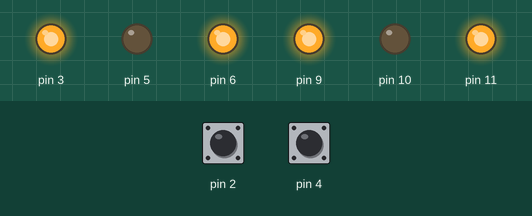
Simulated run of this sketch. Board: Arduino Uno, built with avr-gcc and run on an emulated ATmega328P. On the bench: output pins drawn as LEDs (lit = HIGH). Inputs (shaded band) come from the test bench; at power-on: pin 4 LOW, pin 2 LOW. Random numbers use the default seed unless the sketch sets one.

Above: at 1.2 s.
1.3 s: pin 4 driven HIGH
At 1.99 s:
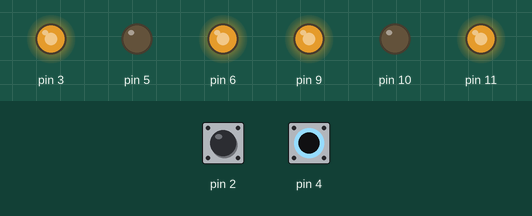
4.3 s: pin 2 driven HIGH
At 4.65 s:
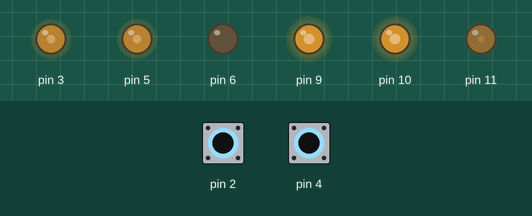
7.3 s: pin 2 pulsed LOW 5 times (0.12 s each, 0.3 s apart)
At 11.7 s:
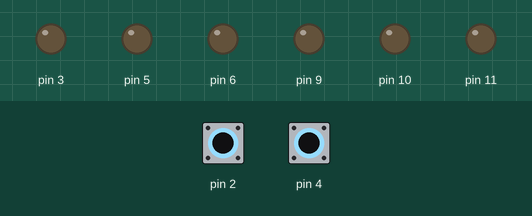
11.8 s: pin 4 pulsed LOW 5 times (0.12 s each, 0.3 s apart)
Timing chart, 0 to 24.4 s (numbered marks = the images above; inputs shaded):
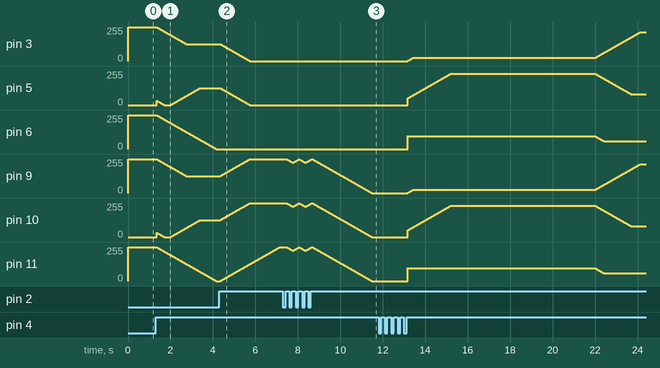

Measured:
- after the input at 1.3 s, pin 3, pin 9: moves from 255/255 to 127/255 over 1.4 s, starting after 0.05 s; pin 6, pin 11: moves from 255/255 to 0/255 over 2.8 s, starting after 0.05 s
- after the input at 4.3 s, pin 3, pin 5: moves from 127/255 to 0/255 over 1.4 s, starting after 0.05 s; pin 9, pin 10: moves from 127/255 to 255/255 over 1.4 s, starting after 0.05 s; pin 11: moves from 0/255 to 255/255 over 2.8 s, starting after 0.05 s

The sketch:

Moon.ino
```cpp
#include "clsMoon.h"

// objects
clsButton modeButton;
clsButton phaseButton;
clsMoon moon;

void setup() {
  modeButton.init(4);
  phaseButton.init(2 );
}

void loop() {
  // put your main code here, to run repeatedly:

  //process Mode Button
  modeButton.update();
  if (modeButton.wasPressed()) moon.nextMode();

  //process Sub Mode Button
  phaseButton.update();
  if (phaseButton.wasPressed()) moon.nextPhase();

  moon.update();
}
```

clsButton.cpp
```cpp
#include "clsButton.h"

clsButton::clsButton() {
}

clsButton::clsButton(byte pin) {
  init(pin);
}

void clsButton::init(byte pin) {
  debounceDelay = 50;
  this->pin = pin;
  pinMode(pin, INPUT);
  lastReading = LOW;
  update();
}
void clsButton::update() {
    // You can handle the debounce of the button directly
    // in the class, so you don't have to think about it
    // elsewhere in your code
    byte newReading = digitalRead(pin);

    // look for a change
    if (newReading != lastReading) {
      lastDebounceTime = millis();
    }

    if (millis() - lastDebounceTime > debounceDelay) {
      // Update the 'state' attribute only if debounce is checked
      state = newReading;
    }
    lastReading = newReading;
}
bool clsButton::isPressed() {
  return (state == HIGH);
}

bool clsButton::wasPressed() {
  // button changed?
  if (lastState != state) {
    lastState = state;
    if (state == HIGH) return true;
    else return false;
  }
  else return false;
}
```

clsButton.h
```cpp
#ifndef clsButton_H
#define clsButton_H

#include <Arduino.h>

class clsButton {

  public:
    // properties

    // functions
    clsButton();
    clsButton(byte pin);
    void init(byte pin);
    void update();
    bool isPressed();
    bool wasPressed();

  private:
    // properties
    byte pin;
    byte lastReading;
    unsigned long lastDebounceTime;
    unsigned long debounceDelay;
    byte state;
    byte lastState;

    // functions


};
#endif
```

clsLED.cpp
```cpp
#include "clsLED.h"

clsLED::clsLED() {

}

clsLED::clsLED(byte pin, bool analog, bool inverted) {
   init(pin, analog, inverted);
}

void clsLED::init(byte pin, bool analog, bool inverted) {
   _pin = pin;
  _analog = analog;
  _inverted = inverted;
  _nextUpdate = millis();

  pinMode(_pin, OUTPUT); // set the pin mode
  set(0, 0); // clear led
}

void clsLED::update() {

// are changing from one color to antoher?
  if (desiredBrightness != brightness) {

    long currentTime = millis();

    // is it time to change a little
    if (currentTime > _nextUpdate) {

      // change up or down
      if (desiredBrightness < brightness) brightness--;
      else if (desiredBrightness > brightness) brightness++;

      // commit this change imeadiatly
      commit();

      // set time for next update
      _nextUpdate = currentTime + _rateOfChange;
    }

  }
}

void clsLED::commit() {

  byte newBrightness = brightness;

  if (_analog) {
    // analog mode
    if (_inverted) newBrightness = 255-newBrightness;

    analogWrite(_pin, newBrightness);
  }
  else {
    // digital mode
    byte pinValue = LOW;
    if (newBrightness>0) {
      if (_inverted) pinValue = LOW;
      else pinValue = HIGH;
    }
    else {
      if (_inverted) pinValue = HIGH;
      else pinValue = LOW;
    }
    digitalWrite(_pin, pinValue);
  }
}

void clsLED::set(byte newBrightness, long rateOfChange) {
  desiredBrightness = newBrightness; // set object desiredBrightness property

  if (rateOfChange == 0) {
    brightness = desiredBrightness; // set object brightness property
    _rateOfChange = 1000; // not sure wh I did this?
    commit();
  }
  else {
    _rateOfChange = rateOfChange;
  }
}

void clsLED::randomSet(long rateOfChange) {
  desiredBrightness = random(0,255);

  if (rateOfChange == 0) {
    brightness = desiredBrightness;
    commit();
  }
  else {
    _rateOfChange = rateOfChange;
  }
}

bool clsLED::changing() {
  if (brightness == desiredBrightness) return false;
  else return true;
}
```

clsLED.h
```cpp
#ifndef clsLED_H
#define clsLED_H

#include <Arduino.h>

class clsLED {

  public:
    // properties
    byte brightness;
    byte desiredBrightness;

    // functions
    clsLED();
    clsLED(byte pin, bool analog, bool inverted);
    void init(byte pin, bool analog, bool inverted);
    void update();
    void set(byte brightness, long rateOfChange);
    void randomSet(long rateOfChange);
    bool changing();

  private:
    // properties
    byte _pin;
    byte _inverted; // LED use either a HIGH or LOW signal
    byte _analog; // auto detected

    byte _rateOfChange; // miliseconds between each step increase or descrease
    long _nextUpdate;

    // functions
    void commit();
};
#endif
```

clsMoon.cpp
```cpp
#include "clsMoon.h"

clsMoon::clsMoon() {
  init();
}

void clsMoon::init() {

  // settings
  modeRateOfChange = 5; // fade between modes. (ms per color step to new color)
  cycleRateOfChange = 10; // fade between cycles. (ms per color step to new color)

  // create a clsLED object and put the address in this objects red variable
  rgbled1.init(3, 5, 6, true);
  rgbled2.init(9, 10, 11, true);

  // init settings
  mode = 0; // start off
  lastMode = -1;
  cycle = 0; // clear cycle
  lastCycle = -1;
  cycleTime = 4 * 1000; // time to spend on each cycle. (Modes may change this)

  phase = 0; // 0-fullmoon 1-halfmoon

  nextCycleChange = millis() + 2000; // set timer to end startup mode
  set(0, 255, 0, phase, modeRateOfChange); // green moon
}

void clsMoon::update() {

  // cycle updates
  long currentTime = millis();
  if (currentTime > nextCycleChange) {
    nextCycleChange = currentTime + cycleTime;
    cycle++;
    if (cycle>1000) cycle = 0; // cycle protection
    updateDisplay(); // update display each cycle change.
  }

  // allow leds to update every cycle as needed
  rgbled1.update();
  rgbled2.update();
}

void clsMoon::updateDisplay() {

  // determine mode
  switch (mode)
  {
    case 0:
    {
      // off
      if (mode != lastMode) set(0,0,0,phase, modeRateOfChange); // set off on power up
      else {
        // this section runs when we are off

      }
      break;
    }
    case 1:
      if (cycle > 3) cycle = 0;

      if (mode != lastMode) {
        // set up for demo cycles
        cycle = 0;
        cycleTime = 10 * 1000;
        cycleRateOfChange = 10;
      }

      if (cycle==0) set(255, 255, 255, phase, cycleRateOfChange); // white moon
      else if (cycle==1) set(128, 128, 255, phase, cycleRateOfChange); // blue moon
      else if (cycle==2) set(255, 255, 0, phase, cycleRateOfChange); // yellow moon
      else set(255, 128, 0, phase, cycleRateOfChange); // red moon
      break;
    case 2:
      if (mode != lastMode) set(255, 255, 255, phase, modeRateOfChange); // white moon
      break;
    case 3:
      if (mode != lastMode) set(128, 128, 255, phase, modeRateOfChange); // blue moon
      break;
    case 4:
      if (mode != lastMode) set(255, 255, 0, phase, modeRateOfChange); // yellow moon
      break;
    case 5:
      if (mode != lastMode) set(255, 128, 0, phase, modeRateOfChange); // red moon
      break;
    case 6:
      // random mode
      if (mode != lastMode) {
        // setup
        cycleTime = 5 * 1000;
        cycleRateOfChange = 10;
      }
      randomSet(phase, cycleRateOfChange); // random moon
      break;
    case 7:
      // motion mode
      if (mode != lastMode) {
        // setup
        cycle = 0;
        cycleTime = 1 * 1000;
        cycleRateOfChange = 5;
      }
      rgbled2.set(rgbled1.red.brightness, rgbled1.green.brightness, rgbled1.blue.brightness, cycleRateOfChange); // copy this half from previous random half
      rgbled1.randomSet(cycleRateOfChange); // randomize this half.
      break;
    default:
      mode = 0; // reset mode
      set(0,0,0,true, modeRateOfChange); // turn off moon
      break;
  }

  lastMode = mode;
  lastCycle = cycle;
}

void clsMoon::set(byte red, byte green, byte blue, byte phase, long rateOfChange) {
  rgbled1.set(red, green, blue, rateOfChange);
  if (phase == 0)rgbled2.set(red, green, blue, rateOfChange);
  else rgbled2.set(0, 0, 0, rateOfChange);
}


void clsMoon::randomSet(byte phase, long rateOfChange) {

  if (phase == 0) {
    // keep the colors in sync
    byte randomRed = random(0,255);
    byte randomGreen = random(0,255);
    byte randomBlue = random(0,255);
    rgbled1.set(randomRed, randomGreen, randomBlue, rateOfChange);
    rgbled2.set(randomRed, randomGreen, randomBlue, rateOfChange);
  }
  else {
    // each half does it's own random
    rgbled1.randomSet(rateOfChange);
    //rgbled2.randomSet(rateOfChange);   // random
    rgbled2.set(255-rgbled1.red.brightness,255-rgbled1.green.brightness, 255-rgbled1.blue.brightness, rateOfChange);   // complimentary
  }
}

bool clsMoon::changing() {
  if (rgbled1.changing() || rgbled2.changing()) return true;
  else return false;
}

void clsMoon::nextMode() {
  mode++;
  cycle=0; // reset cycle
  updateDisplay();
}

void clsMoon::nextPhase() {
  if (phase == 0) phase = 1;
  else phase = 0;
  lastMode = -1; // force update
  updateDisplay();
}
```

clsMoon.h
```cpp
#ifndef clsMoon_H
#define clsMoon_H

#include <Arduino.h>
#include "clsRGBLED.h"
#include "clsButton.h"

class clsMoon {

  public:
    // properties
    clsRGBLED rgbled1;
    clsRGBLED rgbled2;

    int mode;
    int lastMode;
    long modeRateOfChange; // default chnage between modes and sub modes

    // cycle variables for modes/sub modes that use them
    int cycle;
    int lastCycle;
    long cycleTime;
    long nextCycleChange; // some modes have times changes
    long cycleRateOfChange;

    byte phase; // full and half moon

    // functions
    clsMoon();
    void init();
    void update();

    // led function
    void set(byte red, byte green, byte blue, byte phase, long rateOfChange);
    void randomSet(byte phase, long rateOfChange);
    bool changing();

    // mode settings
    void updateDisplay();
    void nextMode();
    void nextPhase();

   private:
    // properties
    int nextModeTime;

    // functions

};
#endif
```

clsRGBLED.cpp
```cpp
#include "clsRGBLED.h"
#include "clsLED.h"

clsRGBLED::clsRGBLED() {

}

clsRGBLED::clsRGBLED(byte redPin, byte greenPin, byte bluePin, bool inverted) {
  init(redPin, greenPin, bluePin, inverted);
}

void clsRGBLED::init(byte redPin, byte greenPin, byte bluePin, bool inverted) {
  // create a clsLED object and put the address in this objects red variable
  red.init(redPin, true, inverted);
  green.init(greenPin, true, inverted);
  blue.init(bluePin, true, inverted);
  set(0,0,0,0); // clear rgb;
}

void clsRGBLED::update() {
  red.update();
  green.update();
  blue.update();
}

void clsRGBLED::set(byte redLevel, byte greenLevel, byte blueLevel, long rateOfChange) {
  red.set(redLevel, rateOfChange);
  green.set(greenLevel, rateOfChange);
  blue.set(blueLevel, rateOfChange);
}

void clsRGBLED::randomSet(long rateOfChange) {
  red.randomSet(rateOfChange);
  green.randomSet(rateOfChange);
  blue.randomSet(rateOfChange);
}

bool clsRGBLED::changing() {
  if (red.changing() || green.changing() || blue.changing()) return true;
  else return false;
}
```

clsRGBLED.h
```cpp
#ifndef clsRGBLED_H
#define clsRGBLED_H

#include <Arduino.h>
#include "clsLED.h"

class clsRGBLED {

  public:
    // properties
    // get the clsLED object at this address
    clsLED red;
    clsLED green;
    clsLED blue;


    // functions
    clsRGBLED();
    clsRGBLED(byte redPin, byte greenPin, byte bluePin, bool inverted);
    void init(byte redPin, byte greenPin, byte bluePin, bool inverted);
    void update();
    void set(byte red, byte green, byte blue, long rateOfChange);
    void randomSet(long rateOfChange);
    bool changing();

  private:
    // properties

    // functions


};
#endif
```
